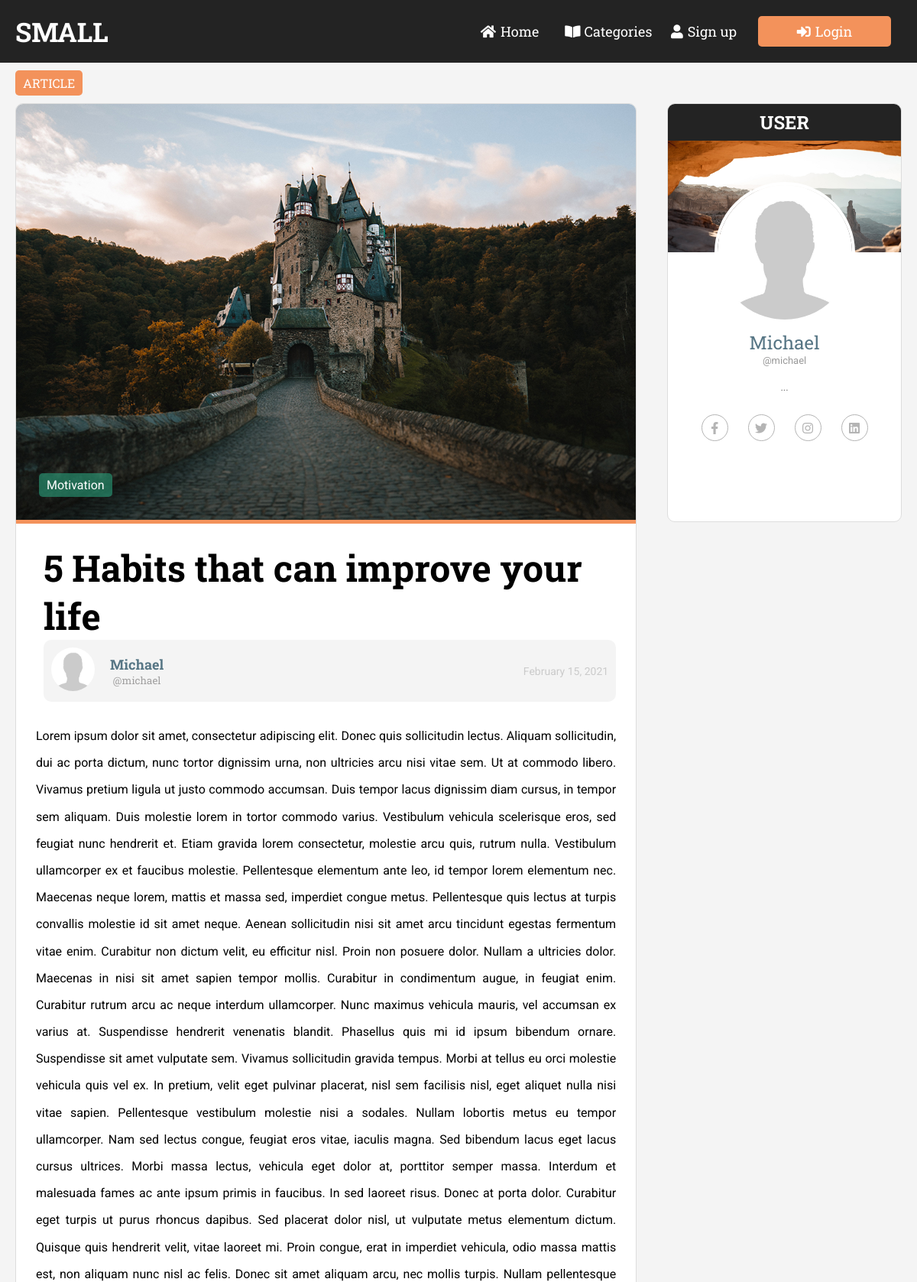
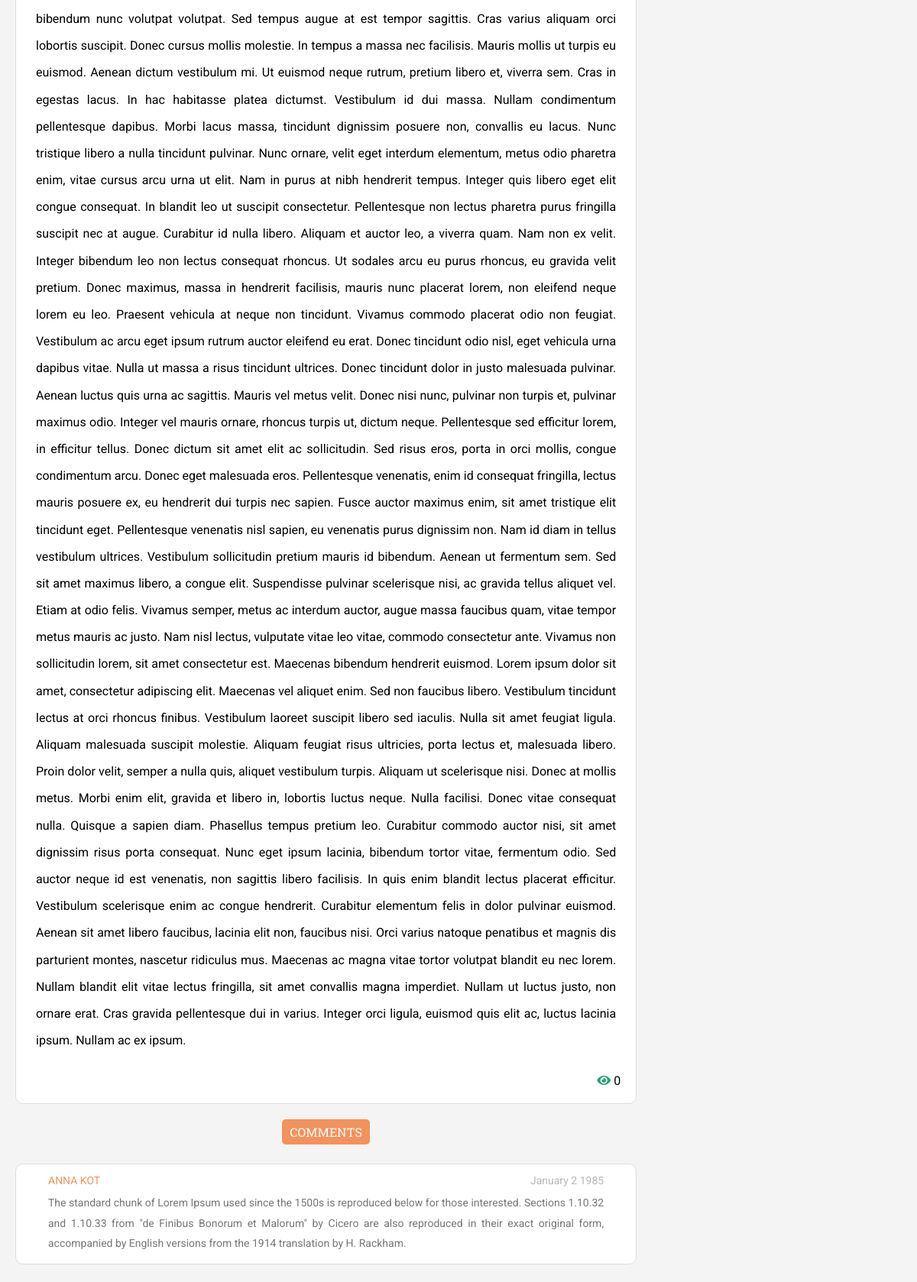
The page /blog/article.php?post-slug=5-habits-that-can-improve-your-life (upper part) on the database its author committed (2 pictures, top to bottom).
### tables this page shows
CREATE TABLE `topics` (
  `id` int(11) NOT NULL,
  `name` varchar(255) DEFAULT NULL,
  `slug` varchar(255) DEFAULT NULL
);

CREATE TABLE `posts` (
  `id` int(11) NOT NULL,
  `user_id` int(11) DEFAULT NULL,
  `title` varchar(255) NOT NULL,
  `slug` varchar(255) NOT NULL,
  `views` int(11) NOT NULL DEFAULT '0',
  `image` varchar(255) NOT NULL DEFAULT 'defaultpostimg.png',
  `body` text NOT NULL,
  `published` tinyint(1) NOT NULL DEFAULT '0',
  `created_at` timestamp NOT NULL DEFAULT CURRENT_TIMESTAMP,
  `updated_at` timestamp NULL DEFAULT NULL ON UPDATE CURRENT_TIMESTAMP
);

CREATE TABLE `users` (
  `id` int(11) NOT NULL,
  `fname` varchar(255) NOT NULL,
  `uname` varchar(20) NOT NULL,
  `email` varchar(255) NOT NULL,
  `role` enum('Author','Admin') DEFAULT NULL,
  `password` varchar(255) NOT NULL,
  `city` varchar(255) DEFAULT NULL,
  `phone` varchar(255) DEFAULT NULL,
  `gender` enum('Male','Female','Other') DEFAULT NULL,
  `profile_pic` varchar(255) DEFAULT 'profileplaceholder.jpg',
  `about` text,
  `created_at` timestamp NULL DEFAULT CURRENT_TIMESTAMP,
  `updated_at` timestamp NULL DEFAULT NULL ON UPDATE CURRENT_TIMESTAMP
);

### blog/include/public_functions.php (called while the page is built, shortened)
<?php
function getPostTopic($post_id){
	global $conn;
	$sql = "SELECT * FROM topics WHERE id=
			(SELECT topic_id FROM post_topic WHERE post_id=$post_id) LIMIT 1";
	$result = mysqli_query($conn, $sql);
	$topic = mysqli_fetch_assoc($result);
	return $topic;
}
function getPost($slug){
	global $conn;
	$post_slug = $_GET['post-slug'];
	$sql = "SELECT * FROM posts WHERE slug='$post_slug' AND published=true";
	$result = mysqli_query($conn, $sql);
	$post = mysqli_fetch_assoc($result);
	if ($post) {
		$post['topic'] = getPostTopic($post['id']);
		$post['author'] = getAuthorName($post['id']);
	}
	return $post;
}
function getAuthorName ($postid){
	global $conn;
	$sql = "SELECT po.user_id, po.id, u.id, u.fname, u.uname, u.profile_pic, u.about FROM posts po LEFT JOIN users u on u.id = po.user_id WHERE po.id = $postid";
	$result = mysqli_query($conn, $sql);
	$authorname = mysqli_fetch_assoc($result);
	return $authorname;
}
?>

### blog/article.php (the view, shortened to what this page needs)
<?php require_once('config.php')?>
<?php  include('include/public_functions.php'); ?>
<?php
    if (isset($_GET['post-slug'])) {
      $post = getPost($_GET['post-slug']);
    }
?>
<?php include('include/header_section.php')?>
  </head>
  <body>
<?php include('include/navbar.php')?>
    <div class="container trend">
      <div class="trending">article</div>
    </div>
    <main>
      <section class="articles">
        <div class="container">
          <div class="main-area">
            <div class="full-article">
              <div style="position:relative" class="full-article-img">
                <div class="big-article-category">
                <?php if ($post['published'] == false): ?>
                <h1 class="full-label">Sorry... This post has not been published</h1>
                <?php else: ?>
                  <a href="<?php echo BASE_URL . 'category.php?topic=' . $post['topic']['id'] ?>"><?php echo $post['topic']['name'];?></a>
                </div>
                <img src="<?php echo BASE_URL . '/static/img/' . $post['image'];?>" alt="4" />
              </div>
              <div class="full-article-content">
                <div class="full-info">
                <h1 class="full-label"><?php echo $post['title']; ?></h1>
                  <div class="article-info-prof">
                    <div class="small-profile">
                      <div class="s-img">
                        <img src="<?php echo BASE_URL . '/static/profile_img/' . $post['author']['profile_pic']?>" alt="author_pic" />
                      </div>
                      <div class="s-content">
                        <a href="<?php echo 'profile.php?guest=' . $post['author']['id'] ?>"><h4><?php echo $post['author']['fname'];?></h4></a>
                        <h5>@<?php echo $post['author']['uname'];?></h5>
                      </div>
                    </div>
                  <p class="date"><?php $timestamp = date("F j, Y ",strtotime($post['created_at'])); echo $timestamp;?></p>
                  </div>
                </div>
                <p class="full-text">
                <?php echo html_entity_decode($post['body']); ?>
                </p>
              </div>
              <div class="view-div">
                    <div id="post-like" class="likes ">
                            <i class="fas fa-eye"></i>
                            <span class="likedby"><?php echo $post['views'];?></span>
                  </div>
                 </div>
              <?php endif ?>
            </div>
            <div class="container trend">
              <div style="margin: 10px auto 0" class="trending">Comments</div>
            </div>
            <section class="comment">
              <div class="container">
                <div class="comment-body">
                  <div class="comment-info">
                    <div class="comment-name">Anna Kot</div>
                    <div class="comment-date">January 2 1985</div>
                  </div>
                  <div class="comment-content">
                    The standard chunk of Lorem Ipsum used since the 1500s is
                    reproduced below for those interested. Sections 1.10.32 and
                    1.10.33 from "de Finibus Bonorum et Malorum" by Cicero are
                    also reproduced in their exact original form, accompanied by
                    English versions from the 1914 translation by H. Rackham.
                  </div>
                </div>
              </div>
            </section>
          </div>
          <div class="sidebar">
            <div class="side-users sticky">
              <div class="full-article-profile">
                <h2 class="article-profile-label">USER</h2>
                <div class="article-profile-content">
                  <div class="article-profile-img">
                    <img src="<?php echo BASE_URL . '/static/profile_img/' . $post['author']['profile_pic']?>" alt="author_pic" />
                  </div>
                  <p><a href="<?php echo 'profile.php?guest=' . $post['author']['id'] ?>" class="name"><?php echo $post['author']['fname'];?></a></p>
                  <p class="user-name">@<?php echo $post['author']['uname'];?></p>
                  <p class="article-profile-info">
                    <?php echo substr($post['author']['about'],0,250) . "..." ?>
                  </p>
                  <div class="social">
                    <a href="#"><i class="fab fa-facebook-f"></i></a>
                    <a href="#"><i class="fab fa-twitter"></i></a>
                    <a href="#"><i class="fab fa-instagram"></i></a>
                    <a href="#"><i class="fab fa-linkedin"></i></a>
                  </div>
                </div>
              </div>
            </div>
          </div>
        </div>
      </section>
    </main>
    <?php include('include/footer.php') ?>

### blog/static/css/style.css (style rules this page uses)
:root { --slab: "Roboto Slab", serif; --regular: "Roboto", sans-serif; --primary: #f3925b; }
* { padding: 0; margin: 0; box-sizing: border-box; }
body { font-family: var(--regular); background: #f4f4f4; }
a { text-decoration: none; }
img { width: 100%; height: 100%; object-fit: cover; }
.container { max-width: 1400px; width: 100%; margin: auto; padding: 0 20px; }
.trending { padding: 6px 10px; width: auto; background: #f3925b; color: #fff; border-radius: 5px; display: inline-block; text-transform: uppercase; font-weight: 400; font-family: "Roboto Slab"; }
.container.trend { margin: 10px auto 0; }
.articles { margin-top: 10px; }
.articles .container { height: auto; display: flex; justify-content: space-between; }
.main-area { height: 100%; flex-basis: 1060px; margin-right: 40px; }
.big-article-category { position: absolute; bottom: 30px; left: 30px; background: rgba(42, 160, 124, 0.6); display: inline-block; padding: 6px 10px; border-radius: 5px; }
.big-article-category a { color: #fff; }
.sidebar { background: #f4f4f4; position: relative; height: auto; flex-basis: 400px; border-radius: 10px; }
.side-users { background: #ffff; height: 548px; width: 100%; position: sticky; top: 20px; border: 1px solid #ddd; border-radius: 10px; overflow: hidden; }
.sidebar h2 { background: #232323; color: #fff; text-align: center; font-family: var(--slab); padding: 8px; }
.small-profile { width: 300px; display: flex; flex-direction: column; align-items: center; margin: 0 auto 30px; padding: 10px; background: #f3f3f3; border-radius: 10px; border: 1px solid #eee; }
.small-profile img { width: 67px; height: 67px; border-radius: 50%; }
.small-profile .s-content { display: flex; flex-direction: column; align-self: center; justify-content: center; font-family: var(--slab); }
.small-profile .s-content h4 { font-size: 18px; margin-left: 0px; color: #577685; }
.small-profile .s-content h5 { text-align: center; color: #a1a0a0; font-weight: 400; }
.full-article { background: #fff; border-radius: 10px; overflow: hidden; border: 1px solid #ddd; }
.full-article-img { height: 544px; overflow: hidden; }
.full-article-content { padding: 26px; border-top: 5px solid var(--primary); }
.full-info { padding-left: 10px; margin-bottom: 27px; }
.full-article .article-info-prof { background: #f4f4f4; border-radius: 10px; display: flex; align-items: center; justify-content: space-between; padding: 0 10px 0 0; }
.full-article .article-info-prof .small-profile { width: 250px; display: flex; flex-direction: row; margin: 0 30px 0 0; padding: 10px; background: transparent; border: none; }
.full-info .date { font-size: 14px; color: #cbcbcb; margin-left: 15px; }
.full-info .small-profile { margin: 0; }
.full-info .small-profile img { width: 57px; height: 57px; margin-right:20px; }
.full-info .full-label { font-size: 48px; font-family: var(--slab); }
.full-article .full-text { line-height: 2.2; text-align: justify; }
.view-div { display: flex; align-items: center; justify-content: flex-end; }
#post-like { margin: 0 20px 20px 0; }
#post-like i { color: #2aa07c; }
.full-article-profile .article-profile-content { height: 355px; position: relative; padding-top: 102px; text-align: center; }
.full-article-profile .article-profile-img { width: 184px; position: absolute; top: -92px; left: 50%; transform: translateX(-50%); }
.full-article-profile img { width: 184px; height: 184px; border: 4px solid #fff; border-radius: 50%; }
.full-article-profile .name { font-size: 24px; color: #577685; font-family: var(--slab); }
.full-article-profile .user-name { font-size: 13px; color: #9a9a9a; margin-bottom: 20px; }
.full-article-profile .article-profile-info { max-width: 303px; margin: auto; font-size: 13px; color: #6d6d6d; margin-bottom: 28px; }
.full-article-profile .social a { display: inline-block; color: #b4b4b4; width: 35px; height: 35px; border-radius: 35px; border: 1px solid #b4b4b4; margin: 0 11px; text-align: center; line-height: 35px; }
.comment .container { padding: 0; display: block; }
.comment-body { background: #fff; margin: 25px 0; border-radius: 10px; border: 1px solid #ddd; padding: 13px 42px; }
.comment-body .comment-info { display: flex; justify-content: space-between; margin-bottom: 8px; }
.comment-body .comment-name { font-size: 14px; color: #f3925b; text-transform: uppercase; }
.comment-body .comment-date { font-size: 14px; color: #b8b8b8; }
.comment-body .comment-content { text-align: justify; font-size: 14px; color: #777777; line-height: 1.9; }

### rows shown on the page
topics: name "Motivation"
posts: image (picture), title "5 Habits that can improve your life", user.profile_pic (placeholder picture), user.fname "Michael", user.uname "michael", created_at "February 15, 2021", body "Lorem ipsum dolor sit amet, consectetur adipiscing elit. Donec quis sollicitudin lectus. Aliquam sollicitudin, dui ac porta dictum, nunc tortor dignissim urna, non ultricies arcu nisi vitae sem. Ut at commodo libero. Vivamus pretium ligula ut justo commodo accumsan. Duis tempor lacus dignissim diam cursus, in tempor sem aliquam. Duis molestie lorem in tortor commodo varius. Vestibulum vehicula scelerisque eros, sed feugiat nunc hendrerit et. Etiam gravida lorem consectetur, molestie arcu quis, rutrum nulla. Vestibulum ullamcorper ex et faucibus molestie. Pellentesque elementum ante leo, id tempor lorem elementum nec. Maecenas neque lorem, mattis et massa sed, imperdiet congue metus.…", views "0"
